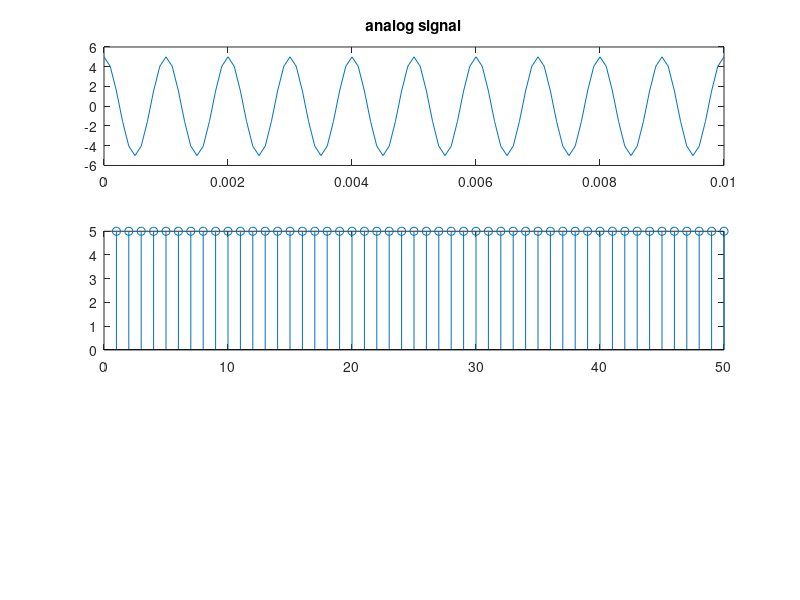

This chart was generated by the following MATLAB code:

t = 0:.0001:.01;

x = 5*cos(2*pi*1000*t);

subplot(3,1,1);
plot(t,x);
title('analog signal');
n = 1:50;

y = 5*cos(2*pi*10000*n);
subplot(3,1,2);
stem(y)